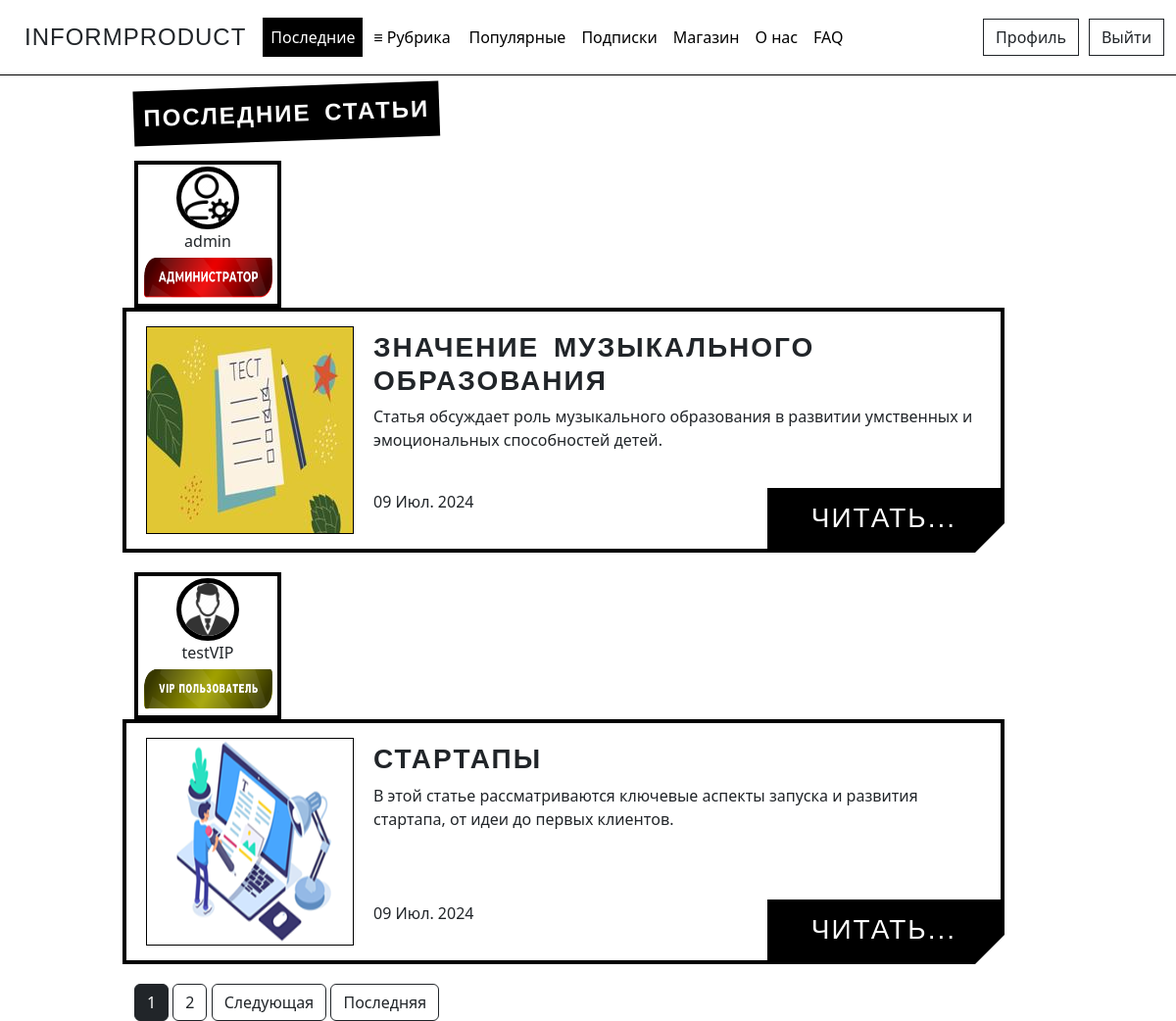
The app's page / (signed in) with its own data.
### journal/models.py (models this page shows, shortened)
class Article(models.Model):
    CATEGORY_CHOICES = [
        ('Analytics', 'Аналитика'),
        ('ART', 'АРТ'),
        ('Music', 'Музыка'),
        ('Science', 'Наука'),
        ('Varial', 'Разное'),
    ]
    title = models.CharField('Название', max_length=100)
    description = models.TextField('Описание')
    text = models.TextField('Основной текст')
    category = models.CharField(max_length=50, verbose_name='Рубрика', choices=CATEGORY_CHOICES, default='Разное')
    author = models.ForeignKey(User, verbose_name='Автор', on_delete=models.CASCADE)
    publication = models.BooleanField('Статус публикации', default=False)
    date = models.DateTimeField('Дата', default=timezone.now)
    likes = models.IntegerField('Количество лайков', default=0)
    img = models.ImageField('Превью', default='default_preview.png', upload_to='preview_images')
    class Meta:
        verbose_name = 'Статью'
        verbose_name_plural = 'Статьи'

### users/models.py (models this page shows, shortened)
class Profile(models.Model):
    STATUS_CHOICES = {
        ('User', 'Пользователь'),
        ('User VIP', 'VIP пользователь'),
        ('Admin', 'Администратор'),
    }
    user = models.OneToOneField(User, verbose_name='Имя пользователя', on_delete=models.CASCADE)
    img = models.ImageField('Фото пользователя', default='default_user.png', upload_to='user_images')
    status = models.CharField(max_length=20, verbose_name='Статус пользователя', choices=STATUS_CHOICES, default='User')
    vip_status_expiry = models.DateTimeField(verbose_name='Окончание VIP статуса', null=True, blank=True)
    class Meta:
        verbose_name = 'Профаил'
        verbose_name_plural = 'Профайлы'

### journal/views.py (the view)
# urls.py: path('', views.IndexView.as_view(), name='index'),
class IndexView(ListView):
    model = Article
    template_name = 'journal/index.html'
    context_object_name = 'articles'
    paginate_by = 2
    def get_queryset(self):
        return Article.objects.filter(publication=True).order_by('-date')

### journal/templates/journal/index.html (shortened to what this page needs)
{% extends 'journal/base.html' %}
{% block index_active %}
  active
{% endblock %}
{% block content %}
<div class="tilted-text font">Последние статьи</div>
{% if articles %}
  {% for article in articles %}
    <div class="alert-light">
      <div class="row">
        <div class="col-md-2">
          <a href="{% url 'user_articles' article.author %}" class="no-underline">
            <div class="profile-container">
              <img src="{{ article.author.profile.img.url }}" alt="{{ article.author }}" class="user_images">
              <p>{{ article.author.username }}</p>
              {% if article.author.profile.status == 'User' %}
                <img src="pictures/main_page/user_label.png" alt="Badge" height="50" width="139" class="badge-image">
              {% elif article.author.profile.status == 'Admin' %}
                <img src="pictures/main_page/admin_label.png" alt="Badge" height="50" width="139" class="badge-image">
              {% else %}
                <img src="pictures/main_page/user_vip_label.png" alt="Badge" height="50" width="139" class="badge-image">
              {% endif %}
            </div>
          </a>
        </div>
        <div class="col-md-9 frame">
          <div class="img-container">
            <img src="{{ article.img.url }}">
          </div>
          <div class="text-container">
            <h1 class="font"><strong>{{ article.title|striptags }}</strong></h1>
            <p><b></b>{{ article.description|striptags|truncatechars:210 }}</p>
            <a class="read-more font" href="{% url 'article_detail' article.id %}">Читать...</a>
            <p class="published-date">
              <span class="date">{{ article.date | date:"d M. Y" }}</span>
            </p>
          </div>
        </div>
      </div>
    </div>
  {% endfor %}
  {% if is_paginated %}
    {% for num in page_obj.paginator.page_range %}
      {% if num == page_obj.number %}
        <button class="btn btn-dark">{{ num }}</button>
      {% elif num > page_obj.number|add:'-2' and num < page_obj.number|add:'2' %}
        <a href="?page={{ num }}" class="btn btn-outline-dark">{{ num }}</a>
      {% endif %}
    {% endfor %}
    {% if page_obj.has_next %}
      <a href="?page={{ page_obj.next_page_number }}" class="btn btn-outline-dark">Следующая</a>
      <a href="?page={{ page_obj.paginator.num_pages }}" class="btn btn-outline-dark">Последняя</a>
    {% endif %}
  {% endif %}
{% else %}
  <p class="text-author">К сожалению, на сайте пока нет опубликованных статей. Вы можете стать первым и поделиться своей статьёй!</p>
{% endif %}
{% endblock %}

### journal/static/journal/main.css (style rules this page uses)
.user_images { width: 64px; height: 64px; border-radius: 50%; border: 5px solid #000; object-fit: cover; margin-right: 15px; }
body { background-repeat: no-repeat; background-size: cover; background-attachment: fixed; background-position: center; padding-top: 60px; }
.alert-light { background-color: rgba(255, 255, 255, 0.8); }
.profile-container { border: 4px solid #000; padding: 2px; width: 150px; text-align: center; }
.profile-container p { margin: 0; }
.user_images { display: block; margin: 0 auto; }
.no-underline { text-decoration: none; color: inherit; }
.read-more { position: absolute; bottom: 0; right: 0; background-color: black; color: white; padding: 10px 45px; text-decoration: none; font-size: 18px; }
.frame { display: flex; align-items: center; padding: 20px; border: 4px solid black; position: relative; width: 900px; height: 250px; background-color: white; box-sizing: border-box; clip-path: polygon(0 0, 100% 0, 100% calc(100% - 30px), calc(100% - 30px) 100%, 0 100%); margin-bottom: 20px; }
.img-container { margin-right: 20px; border: 1px solid black; }
.text-container { display: flex; flex-direction: column; justify-content: space-between; height: 100%; }
.font { font-family: 'Impact', sans-serif; letter-spacing: 2px; word-spacing: 5px; font-size: 28px; text-transform: uppercase; }
.text-container p.published-date { margin-top: auto; height: 12%; }
.tilted-text { display: inline-block; background-color: black; color: white; font-weight: bold; font-size: 24px; padding: 10px; transform: rotate(-2deg) translateY(-20px); user-select: none; }
.badge-image { display: block; }

### records on screen
Article: author.profile.img (picture), author.username "admin", img (picture), title "ЗНАЧЕНИЕ МУЗЫКАЛЬНОГО ОБРАЗОВАНИЯ", description "Статья обсуждает роль музыкального образования в развитии умственных и эмоциональных способностей детей.", date "09 Июл. 2024"
Article: author.profile.img (picture), author.username "testVIP", img (placeholder picture), title "СТАРТАПЫ", description "В этой статье рассматриваются ключевые аспекты запуска и развития стартапа, от идеи до первых клиентов.", date "09 Июл. 2024"

### other values on screen
{{ num }} "1"
{{ num }} "2"
